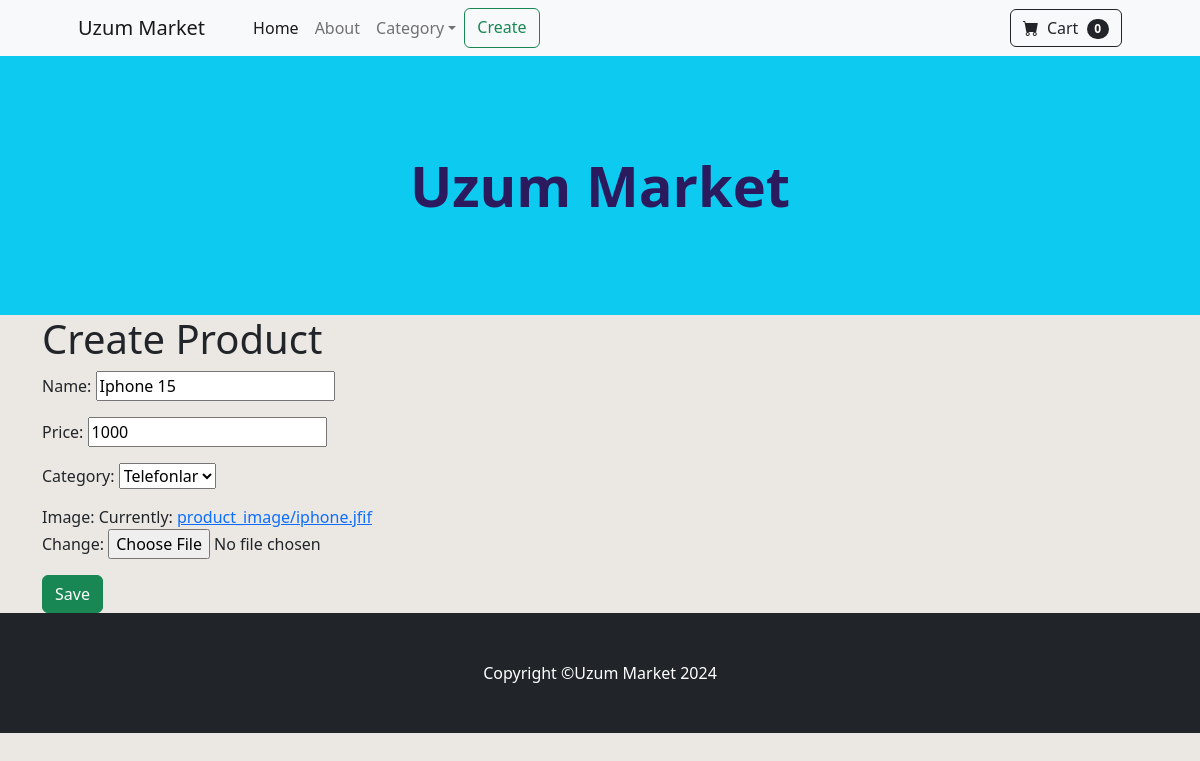
The app's page /update_product/1/ with its own data.
### shop_app/models.py (models this page shows, shortened)
class Product(models.Model):
    name = models.CharField(max_length=100)
    price = models.PositiveIntegerField()
    category = models.ForeignKey(Category, on_delete=models.CASCADE, related_name='products')
    image = models.ImageField(upload_to='product_image', null=True)

class Category(models.Model):
    name = models.CharField(max_length=100)
    def __str__(self):
        return f"{self.name}"

### shop_app/views.py (the view)
# urls.py: path('update_product/<int:id>/', update_product, name='update_product'),
def update_product(request, id):
    product = get_object_or_404(Product, id=id)
    form = CreateProduct(instance=product)
    if request.method == "POST":
        form = CreateProduct(request.POST, request.FILES, instance=product)
        if form.is_valid():
            form.save()
            return redirect('/')
    return render(request, 'create_product.html', context={"form":form})

### shop_app/forms.py
class CreateProduct(forms.ModelForm):
    class Meta:
        model = Product
        fields = ('name', 'price', 'category', 'image')

### templates/create_product.html (shortened to what this page needs)
{% extends 'base.html' %}
{% block content %}
<div class="container">
    <h1>Create Product</h1>
    <form method="post" enctype="multipart/form-data">
        {{form.as_p}}
        <button class="btn btn-success" type="submit">Save</button>
    </form>
</div>
{% endblock content %}

### records on screen
Product: name "Iphone 15", price "1000", category "Telefonlar"
